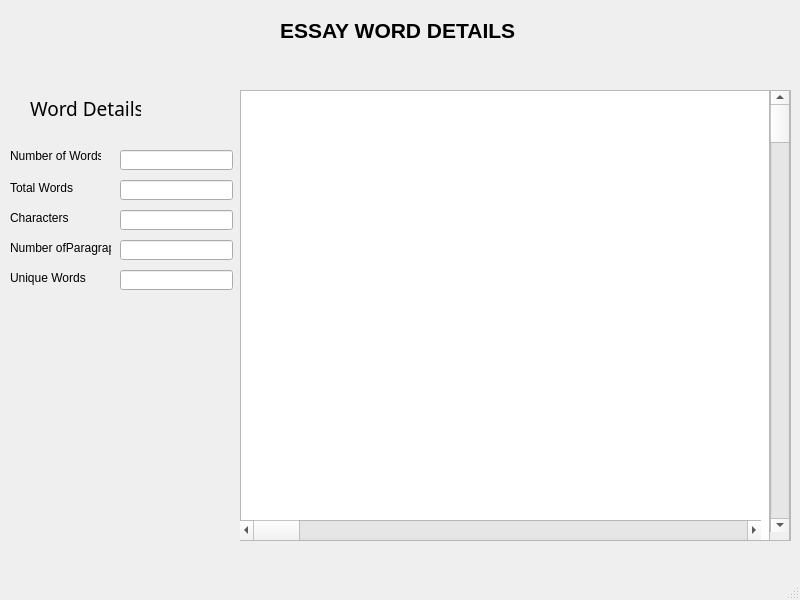
<?xml version="1.0" encoding="UTF-8"?>
<ui version="4.0">
 <class>MainWindow</class>
 <widget class="QMainWindow" name="MainWindow">
  <property name="geometry">
   <rect>
    <x>0</x>
    <y>0</y>
    <width>800</width>
    <height>600</height>
   </rect>
  </property>
  <property name="windowTitle">
   <string>MainWindow</string>
  </property>
  <widget class="QWidget" name="centralwidget">
   <widget class="QLabel" name="label">
    <property name="geometry">
     <rect>
      <x>280</x>
      <y>10</y>
      <width>251</width>
      <height>41</height>
     </rect>
    </property>
    <property name="font">
     <font>
      <family>Microsoft YaHei UI</family>
      <pointsize>16</pointsize>
      <weight>75</weight>
      <bold>true</bold>
     </font>
    </property>
    <property name="layoutDirection">
     <enum>Qt::LeftToRight</enum>
    </property>
    <property name="frameShape">
     <enum>QFrame::NoFrame</enum>
    </property>
    <property name="frameShadow">
     <enum>QFrame::Sunken</enum>
    </property>
    <property name="text">
     <string>ESSAY WORD DETAILS</string>
    </property>
   </widget>
   <widget class="QLabel" name="label_2">
    <property name="geometry">
     <rect>
      <x>30</x>
      <y>100</y>
      <width>111</width>
      <height>16</height>
     </rect>
    </property>
    <property name="font">
     <font>
      <family>Ink Free</family>
      <pointsize>14</pointsize>
     </font>
    </property>
    <property name="frameShape">
     <enum>QFrame::NoFrame</enum>
    </property>
    <property name="text">
     <string>Word Details</string>
    </property>
   </widget>
   <widget class="QLabel" name="label_3">
    <property name="geometry">
     <rect>
      <x>10</x>
      <y>140</y>
      <width>91</width>
      <height>31</height>
     </rect>
    </property>
    <property name="frameShape">
     <enum>QFrame::NoFrame</enum>
    </property>
    <property name="text">
     <string>Number of Words</string>
    </property>
   </widget>
   <widget class="QLabel" name="label_4">
    <property name="geometry">
     <rect>
      <x>10</x>
      <y>180</y>
      <width>81</width>
      <height>16</height>
     </rect>
    </property>
    <property name="text">
     <string>Total Words</string>
    </property>
   </widget>
   <widget class="QLabel" name="label_5">
    <property name="geometry">
     <rect>
      <x>10</x>
      <y>240</y>
      <width>101</width>
      <height>16</height>
     </rect>
    </property>
    <property name="text">
     <string>Number ofParagraph</string>
    </property>
   </widget>
   <widget class="QLabel" name="label_6">
    <property name="geometry">
     <rect>
      <x>10</x>
      <y>270</y>
      <width>91</width>
      <height>16</height>
     </rect>
    </property>
    <property name="text">
     <string>Unique Words</string>
    </property>
   </widget>
   <widget class="QLabel" name="label_7">
    <property name="geometry">
     <rect>
      <x>10</x>
      <y>210</y>
      <width>81</width>
      <height>16</height>
     </rect>
    </property>
    <property name="text">
     <string>Characters</string>
    </property>
   </widget>
   <widget class="QLineEdit" name="lineEdit">
    <property name="geometry">
     <rect>
      <x>120</x>
      <y>150</y>
      <width>113</width>
      <height>20</height>
     </rect>
    </property>
   </widget>
   <widget class="QLineEdit" name="lineEdit_2">
    <property name="geometry">
     <rect>
      <x>120</x>
      <y>180</y>
      <width>113</width>
      <height>20</height>
     </rect>
    </property>
   </widget>
   <widget class="QLineEdit" name="lineEdit_3">
    <property name="geometry">
     <rect>
      <x>120</x>
      <y>210</y>
      <width>113</width>
      <height>20</height>
     </rect>
    </property>
   </widget>
   <widget class="QLineEdit" name="lineEdit_4">
    <property name="geometry">
     <rect>
      <x>120</x>
      <y>240</y>
      <width>113</width>
      <height>20</height>
     </rect>
    </property>
   </widget>
   <widget class="QTextEdit" name="textEdit">
    <property name="geometry">
     <rect>
      <x>240</x>
      <y>90</y>
      <width>551</width>
      <height>451</height>
     </rect>
    </property>
   </widget>
   <widget class="QLineEdit" name="lineEdit_5">
    <property name="geometry">
     <rect>
      <x>120</x>
      <y>270</y>
      <width>113</width>
      <height>20</height>
     </rect>
    </property>
   </widget>
   <widget class="QScrollArea" name="scrollArea">
    <property name="geometry">
     <rect>
      <x>769</x>
      <y>90</y>
      <width>21</width>
      <height>451</height>
     </rect>
    </property>
    <property name="widgetResizable">
     <bool>true</bool>
    </property>
    <widget class="QWidget" name="scrollAreaWidgetContents">
     <property name="geometry">
      <rect>
       <x>0</x>
       <y>0</y>
       <width>19</width>
       <height>449</height>
      </rect>
     </property>
     <widget class="QScrollBar" name="verticalScrollBar">
      <property name="geometry">
       <rect>
        <x>0</x>
        <y>0</y>
        <width>20</width>
        <height>441</height>
       </rect>
      </property>
      <property name="orientation">
       <enum>Qt::Vertical</enum>
      </property>
     </widget>
    </widget>
   </widget>
   <widget class="QScrollBar" name="horizontalScrollBar">
    <property name="geometry">
     <rect>
      <x>240</x>
      <y>520</y>
      <width>521</width>
      <height>20</height>
     </rect>
    </property>
    <property name="orientation">
     <enum>Qt::Horizontal</enum>
    </property>
   </widget>
  </widget>
  <widget class="QMenuBar" name="menubar">
   <property name="geometry">
    <rect>
     <x>0</x>
     <y>0</y>
     <width>800</width>
     <height>21</height>
    </rect>
   </property>
  </widget>
  <widget class="QStatusBar" name="statusbar"/>
 </widget>
 <resources/>
 <connections/>
</ui>
